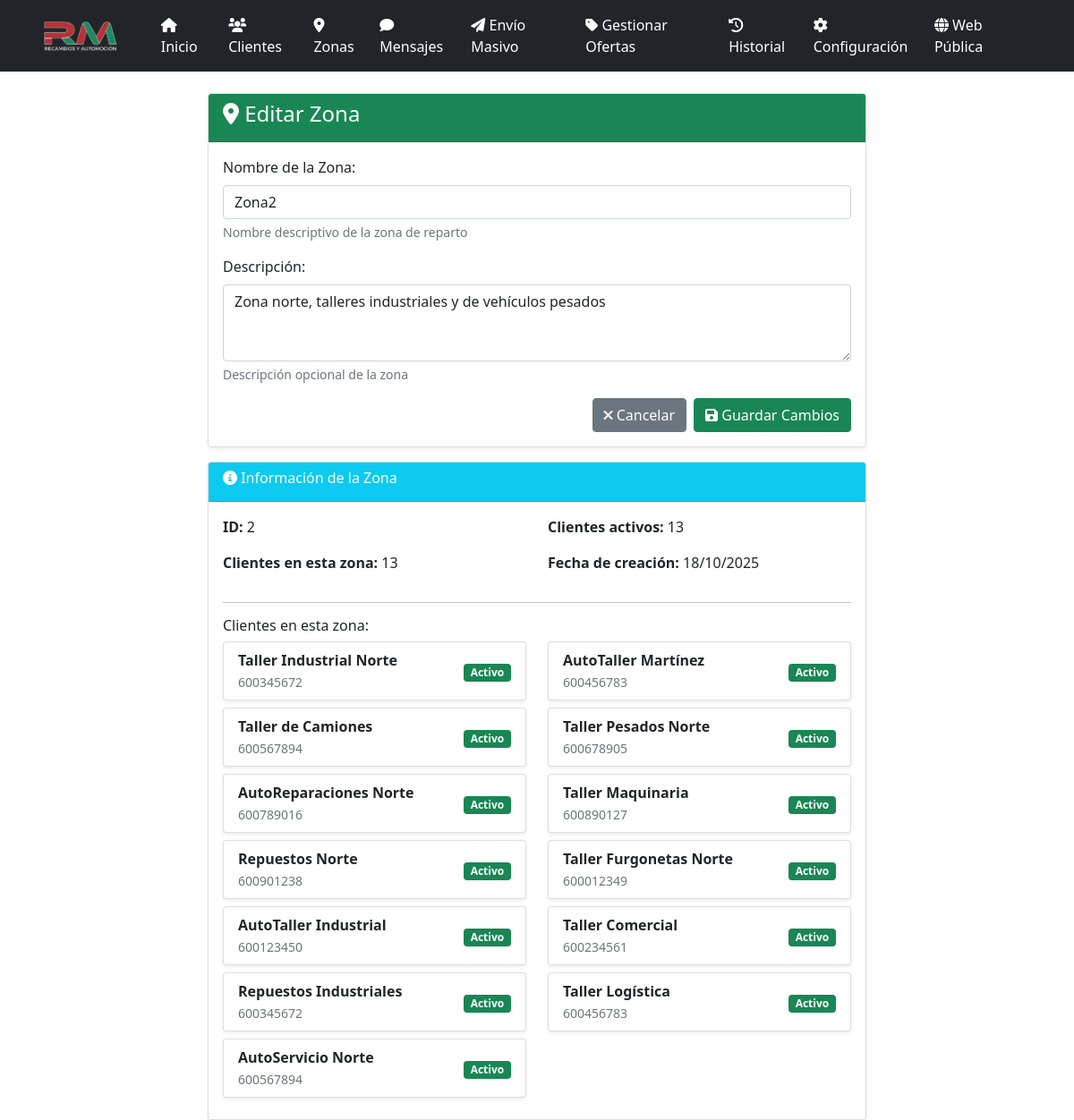
Page /zonas/editar/2 on the earlier database version.
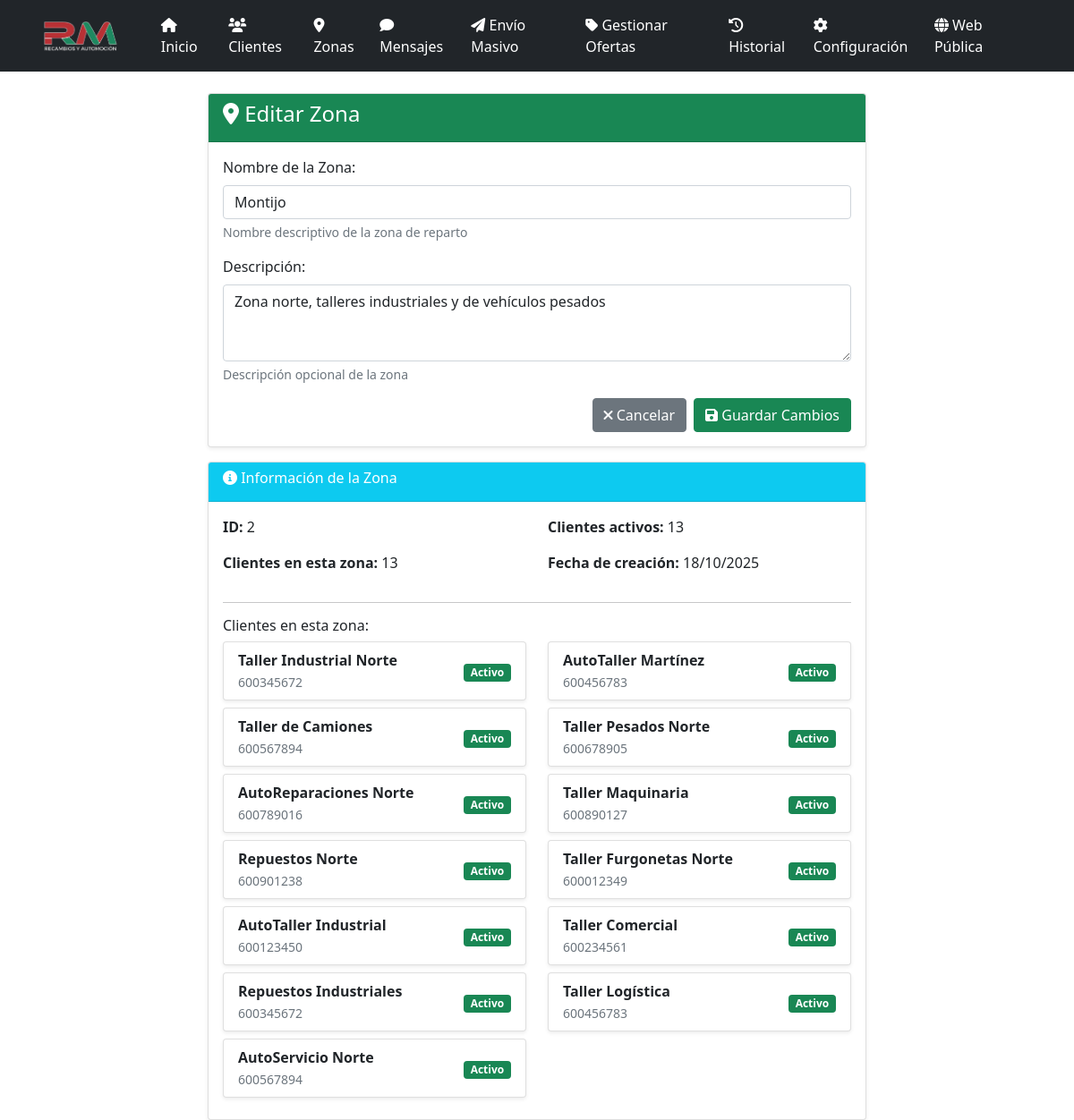
Same page on the later database version.
### models.py (models this page shows, shortened)
class Zona(db.Model):
    id = db.Column(db.Integer, primary_key=True)
    nombre = db.Column(db.String(100), nullable=False)
    descripcion = db.Column(db.Text)
    created_at = db.Column(db.DateTime, default=datetime.utcnow)
    clientes = db.relationship('Cliente', backref='zona', lazy=True)

### app.py (the view, shortened to what this page needs)
@app.route('/zonas/editar/<int:zona_id>', methods=['GET', 'POST'])
def editar_zona(zona_id):
    zona = Zona.query.get_or_404(zona_id)
    return render_template('editar_zona.html', zona=zona)

### app.py (called while the page is built, shortened)
@app.before_request
def _asegurar_scheduler():
    global _scheduler_iniciado

@app.before_request
def before_request():
    global _sistema_inicializado
    if not _sistema_inicializado and not app.config['DEBUG']:
        inicializar_sistema()

### templates/editar_zona.html (shortened to what this page needs)
{% extends "base.html" %}
{% block content %}
<div class="row justify-content-center">
    <div class="col-md-8">
        <div class="card">
            <div class="card-header bg-success text-white">
                <h4><i class="fas fa-map-marker-alt"></i> Editar Zona</h4>
            </div>
            <div class="card-body">
                <form method="POST">
                    <div class="mb-3">
                        <label for="nombre" class="form-label">Nombre de la Zona:</label>
                        <input type="text" class="form-control" id="nombre" name="nombre"
                               value="{{ zona.nombre }}" required>
                        <div class="form-text">Nombre descriptivo de la zona de reparto</div>
                    </div>
                    <div class="mb-3">
                        <label for="descripcion" class="form-label">Descripción:</label>
                        <textarea class="form-control" id="descripcion" name="descripcion"
                                  rows="3">{{ zona.descripcion }}</textarea>
                        <div class="form-text">Descripción opcional de la zona</div>
                    </div>
                    <div class="d-grid gap-2 d-md-flex justify-content-md-end">
                        <a href="{{ url_for('zonas') }}" class="btn btn-secondary">
                            <i class="fas fa-times"></i> Cancelar
                        </a>
                        <button type="submit" class="btn btn-success">
                            <i class="fas fa-save"></i> Guardar Cambios
                        </button>
                    </div>
                </form>
            </div>
        </div>
        <div class="card mt-3">
            <div class="card-header bg-info text-white">
                <h6><i class="fas fa-info-circle"></i> Información de la Zona</h6>
            </div>
            <div class="card-body">
                <div class="row">
                    <div class="col-md-6">
                        <p><strong>ID:</strong> {{ zona.id }}</p>
                        <p><strong>Clientes en esta zona:</strong> {{ zona.clientes|length }}</p>
                    </div>
                    <div class="col-md-6">
                        <p><strong>Clientes activos:</strong>
                            {{ zona.clientes|selectattr('activo')|list|length }}
                        </p>
                        <p><strong>Fecha de creación:</strong>
                            {{ zona.created_at.strftime('%d/%m/%Y') if zona.created_at else 'N/A' }}
                        </p>
                    </div>
                </div>
                {% if zona.clientes %}
                <hr>
                <h6>Clientes en esta zona:</h6>
                <div class="row">
                    {% for cliente in zona.clientes %}
                    <div class="col-md-6 mb-2">
                        <div class="card">
                            <div class="card-body py-2">
                                <div class="d-flex justify-content-between align-items-center">
                                    <div>
                                        <strong>{{ cliente.nombre }}</strong><br>
                                        <small class="text-muted">{{ cliente.telefono }}</small>
                                    </div>
                                    <div>
                                        {% if cliente.activo %}
                                            <span class="badge bg-success">Activo</span>
                                        {% else %}
                                            <span class="badge bg-danger">Inactivo</span>
                                        {% endif %}
                                    </div>
                                </div>
                            </div>
                        </div>
                    </div>
                    {% endfor %}
                </div>
                {% endif %}
            </div>
        </div>
    </div>
</div>
{% endblock %}

Differences in the rows shown:
changed Zona "Zona norte, talleres industriales y de vehículos pesados": nombre "Zona2" → "Montijo"
